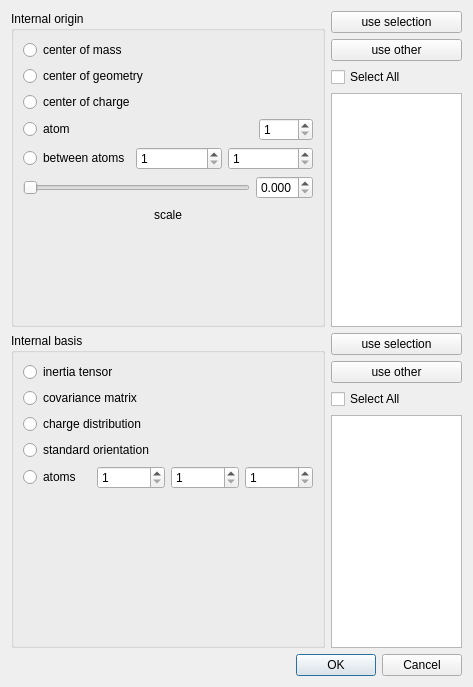
<?xml version="1.0" encoding="UTF-8"?>
<ui version="4.0">
 <class>setBasisDialog</class>
 <widget class="QDialog" name="setBasisDialog">
  <property name="geometry">
   <rect>
    <x>0</x>
    <y>0</y>
    <width>473</width>
    <height>687</height>
   </rect>
  </property>
  <property name="windowTitle">
   <string>Dialog</string>
  </property>
  <layout class="QVBoxLayout" name="verticalLayout_5">
   <item>
    <layout class="QGridLayout" name="gridLayout">
     <item row="0" column="0">
      <widget class="QGroupBox" name="groupBox">
       <property name="title">
        <string>Internal origin</string>
       </property>
       <layout class="QVBoxLayout" name="verticalLayout">
        <item>
         <widget class="QRadioButton" name="originCOM">
          <property name="text">
           <string>center of mass</string>
          </property>
         </widget>
        </item>
        <item>
         <widget class="QRadioButton" name="originCOG">
          <property name="text">
           <string>center of geometry</string>
          </property>
         </widget>
        </item>
        <item>
         <widget class="QRadioButton" name="originCOC">
          <property name="text">
           <string>center of charge</string>
          </property>
         </widget>
        </item>
        <item>
         <layout class="QHBoxLayout" name="horizontalLayout_2">
          <item>
           <widget class="QRadioButton" name="originAtomPos">
            <property name="text">
             <string>atom</string>
            </property>
           </widget>
          </item>
          <item>
           <spacer name="horizontalSpacer">
            <property name="orientation">
             <enum>Qt::Horizontal</enum>
            </property>
            <property name="sizeHint" stdset="0">
             <size>
              <width>40</width>
              <height>20</height>
             </size>
            </property>
           </spacer>
          </item>
          <item>
           <widget class="QSpinBox" name="originAtom">
            <property name="minimum">
             <number>1</number>
            </property>
            <property name="maximum">
             <number>9999</number>
            </property>
           </widget>
          </item>
         </layout>
        </item>
        <item>
         <layout class="QHBoxLayout" name="horizontalLayout">
          <item>
           <widget class="QRadioButton" name="originAtomLine">
            <property name="text">
             <string>between atoms</string>
            </property>
           </widget>
          </item>
          <item>
           <widget class="QSpinBox" name="originALineStart">
            <property name="minimum">
             <number>1</number>
            </property>
            <property name="maximum">
             <number>9999</number>
            </property>
           </widget>
          </item>
          <item>
           <widget class="QSpinBox" name="originALineEnd">
            <property name="minimum">
             <number>1</number>
            </property>
            <property name="maximum">
             <number>9999</number>
            </property>
           </widget>
          </item>
         </layout>
        </item>
        <item>
         <layout class="QHBoxLayout" name="horizontalLayout_4">
          <item>
           <widget class="QSlider" name="originALineScaleSlider">
            <property name="maximum">
             <number>1000</number>
            </property>
            <property name="orientation">
             <enum>Qt::Horizontal</enum>
            </property>
           </widget>
          </item>
          <item>
           <widget class="QDoubleSpinBox" name="originALineScaleBox">
            <property name="decimals">
             <number>3</number>
            </property>
            <property name="maximum">
             <double>1.000000000000000</double>
            </property>
            <property name="singleStep">
             <double>0.100000000000000</double>
            </property>
           </widget>
          </item>
         </layout>
        </item>
        <item>
         <layout class="QHBoxLayout" name="horizontalLayout_3">
          <item>
           <spacer name="horizontalSpacer_2">
            <property name="orientation">
             <enum>Qt::Horizontal</enum>
            </property>
            <property name="sizeHint" stdset="0">
             <size>
              <width>40</width>
              <height>20</height>
             </size>
            </property>
           </spacer>
          </item>
          <item>
           <widget class="QLabel" name="label">
            <property name="text">
             <string>scale</string>
            </property>
           </widget>
          </item>
          <item>
           <spacer name="horizontalSpacer_3">
            <property name="orientation">
             <enum>Qt::Horizontal</enum>
            </property>
            <property name="sizeHint" stdset="0">
             <size>
              <width>40</width>
              <height>20</height>
             </size>
            </property>
           </spacer>
          </item>
         </layout>
        </item>
        <item>
         <spacer name="verticalSpacer">
          <property name="orientation">
           <enum>Qt::Vertical</enum>
          </property>
          <property name="sizeHint" stdset="0">
           <size>
            <width>20</width>
            <height>59</height>
           </size>
          </property>
         </spacer>
        </item>
       </layout>
      </widget>
     </item>
     <item row="0" column="1">
      <layout class="QVBoxLayout" name="verticalLayout_3">
       <item>
        <widget class="QPushButton" name="originUseSelection">
         <property name="text">
          <string>use selection</string>
         </property>
        </widget>
       </item>
       <item>
        <widget class="QPushButton" name="useBasisButton">
         <property name="text">
          <string>use other</string>
         </property>
        </widget>
       </item>
       <item>
        <widget class="QCheckBox" name="originAllCheckBox">
         <property name="text">
          <string>Select All</string>
         </property>
        </widget>
       </item>
       <item>
        <widget class="QListWidget" name="originAtomList">
         <property name="minimumSize">
          <size>
           <width>131</width>
           <height>0</height>
          </size>
         </property>
         <property name="maximumSize">
          <size>
           <width>131</width>
           <height>16777215</height>
          </size>
         </property>
        </widget>
       </item>
      </layout>
     </item>
     <item row="1" column="0">
      <widget class="QGroupBox" name="groupBox_2">
       <property name="title">
        <string>Internal basis</string>
       </property>
       <layout class="QVBoxLayout" name="verticalLayout_2">
        <item>
         <widget class="QRadioButton" name="basisInert">
          <property name="text">
           <string>inertia tensor</string>
          </property>
         </widget>
        </item>
        <item>
         <widget class="QRadioButton" name="basisCovar">
          <property name="text">
           <string>covariance matrix</string>
          </property>
         </widget>
        </item>
        <item>
         <widget class="QRadioButton" name="basisCharge">
          <property name="text">
           <string>charge distribution</string>
          </property>
         </widget>
        </item>
        <item>
         <widget class="QRadioButton" name="basisStandard">
          <property name="text">
           <string>standard orientation</string>
          </property>
         </widget>
        </item>
        <item>
         <layout class="QHBoxLayout" name="horizontalLayout_5">
          <item>
           <widget class="QRadioButton" name="basisAtoms">
            <property name="text">
             <string>atoms</string>
            </property>
           </widget>
          </item>
          <item>
           <widget class="QSpinBox" name="basisAtom1">
            <property name="minimum">
             <number>1</number>
            </property>
            <property name="maximum">
             <number>9999</number>
            </property>
           </widget>
          </item>
          <item>
           <widget class="QSpinBox" name="basisAtom2">
            <property name="minimum">
             <number>1</number>
            </property>
            <property name="maximum">
             <number>9999</number>
            </property>
           </widget>
          </item>
          <item>
           <widget class="QSpinBox" name="basisAtom3">
            <property name="minimum">
             <number>1</number>
            </property>
            <property name="maximum">
             <number>9999</number>
            </property>
           </widget>
          </item>
         </layout>
        </item>
        <item>
         <spacer name="verticalSpacer_2">
          <property name="orientation">
           <enum>Qt::Vertical</enum>
          </property>
          <property name="sizeHint" stdset="0">
           <size>
            <width>20</width>
            <height>125</height>
           </size>
          </property>
         </spacer>
        </item>
       </layout>
      </widget>
     </item>
     <item row="1" column="1">
      <layout class="QVBoxLayout" name="verticalLayout_4">
       <item>
        <widget class="QPushButton" name="basisUseSelection">
         <property name="text">
          <string>use selection</string>
         </property>
        </widget>
       </item>
       <item>
        <widget class="QPushButton" name="useOriginButton">
         <property name="text">
          <string>use other</string>
         </property>
        </widget>
       </item>
       <item>
        <widget class="QCheckBox" name="basisAllCheckBox">
         <property name="text">
          <string>Select All</string>
         </property>
        </widget>
       </item>
       <item>
        <widget class="QListWidget" name="basisAtomList">
         <property name="minimumSize">
          <size>
           <width>131</width>
           <height>0</height>
          </size>
         </property>
         <property name="maximumSize">
          <size>
           <width>131</width>
           <height>16777215</height>
          </size>
         </property>
        </widget>
       </item>
      </layout>
     </item>
    </layout>
   </item>
   <item>
    <widget class="QDialogButtonBox" name="buttonBox">
     <property name="orientation">
      <enum>Qt::Horizontal</enum>
     </property>
     <property name="standardButtons">
      <set>QDialogButtonBox::Cancel|QDialogButtonBox::Ok</set>
     </property>
    </widget>
   </item>
  </layout>
 </widget>
 <resources/>
 <connections>
  <connection>
   <sender>buttonBox</sender>
   <signal>accepted()</signal>
   <receiver>setBasisDialog</receiver>
   <slot>accept()</slot>
   <hints>
    <hint type="sourcelabel">
     <x>248</x>
     <y>254</y>
    </hint>
    <hint type="destinationlabel">
     <x>157</x>
     <y>274</y>
    </hint>
   </hints>
  </connection>
  <connection>
   <sender>buttonBox</sender>
   <signal>rejected()</signal>
   <receiver>setBasisDialog</receiver>
   <slot>reject()</slot>
   <hints>
    <hint type="sourcelabel">
     <x>316</x>
     <y>260</y>
    </hint>
    <hint type="destinationlabel">
     <x>286</x>
     <y>274</y>
    </hint>
   </hints>
  </connection>
 </connections>
</ui>
